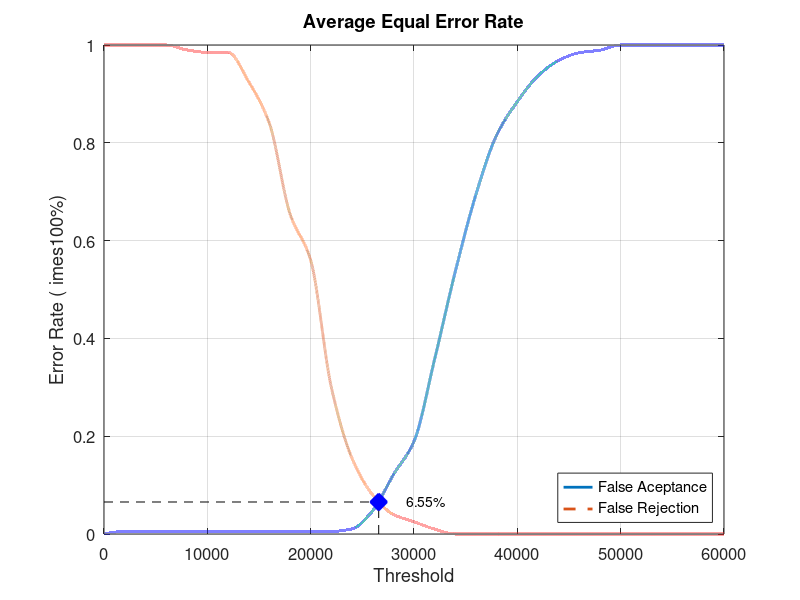
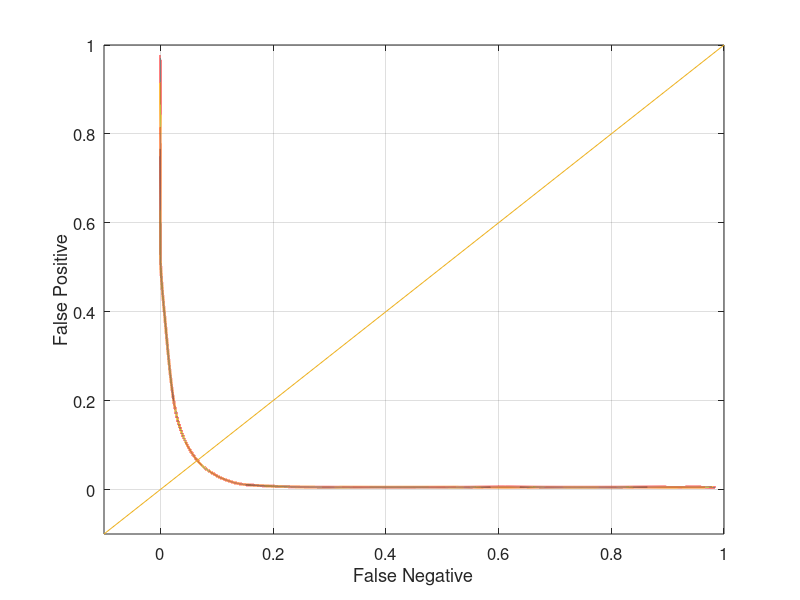

The MATLAB source for these figures, in order:
close all;
clear;
clc;
x = 0:2000:60000;
xq = 0:0.5:60000;

y0 = [0 0.00526316 0.00526316 0.00526316 0.00526316 0.00526316 0.00526316 0.00526316 0.00526316 0.00526316 0.00526316 0.00526316 0.0105263 0.0473684 0.121053 0.189474 0.357895 0.536842 0.694737 0.815789 0.884211 0.936842 0.968421 0.984211 0.989474 1 1 1 1 1 1]
yy0 = interp1(x, y0, xq, 'pchip');
y1 = [1 1 1 1 0.99 0.985 0.985 0.925 0.84 0.655 0.56 0.3 0.155 0.08 0.04 0.025 0.01 0 0 0 0 0 0 0 0 0 0 0 0 0 0]
yy1 = interp1(x, y1, xq, 'pchip');

% Calculating EER: 
y2 = abs(y0 - y1);
find(y2 == min(y2))
yy2 = abs(yy0 - yy1);
xEER = find(yy2 == min(yy2));
xEERIndex = xq(xEER) % X-axis EER
yEER = yy0(xEER) % Y-axis EER

main = figure
plot(xq, yy0,'-','LineWidth', 2);	hold on
plot(xq, yy1,'--','LineWidth', 2);	hold on
plot([xEERIndex xEERIndex], [0 yEER], 'k--');	hold on
plot([0 xEERIndex], [yEER yEER], 'k--');	hold on
plot(xEERIndex, yEER, 'bx', 'LineWidth', 10);	hold on
text(xEERIndex + 10 * xEERIndex / 100, yEER, [num2str(round((10000 * yEER)) / 100) '%'])
legend('False Aceptance', 'False Rejection', 'Location', 'SouthEast')
xlabel('Threshold')
ylabel('Error Rate (	imes100%)')
title('Average Equal Error Rate')
set(gca, 'FontSize', 12)
axis([0 60000 0 1])
grid on

print(main, 'Database5_2Main', '-dpng');
FNRxFPR = figure('Color', [1 1 1]);
plot(yy1, yy0, '-', yy1, yy0, 'LineWidth', 2);
hold on
y = -0.1:0.1:1
plot(y, y); 
set(gca, 'FontSize', 12)
xlabel('False Negative')
ylabel('False Positive')
axis([-0.1 1 -0.1 1])
set(gca, 'FontSize', 12)
grid on

print(FNRxFPR, 'Database5_2FNRxFPR','-dpng');
